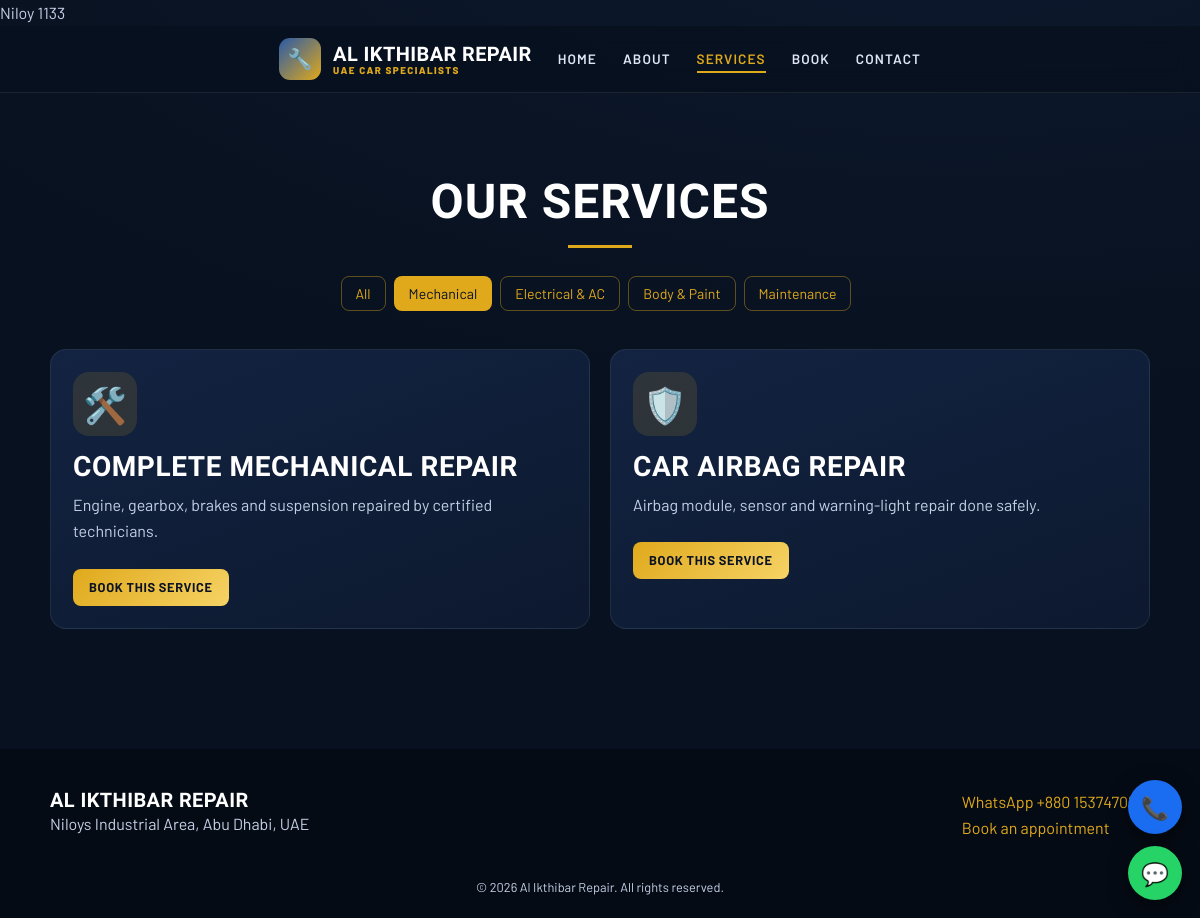
The app's page /services.php?cat=mechanical with its own data.
### tables this page shows
CREATE TABLE service_categories(id INT AUTO_INCREMENT PRIMARY KEY,name VARCHAR(100),slug VARCHAR(100) UNIQUE);

CREATE TABLE services(id INT AUTO_INCREMENT PRIMARY KEY,category_id INT,title VARCHAR(150),icon VARCHAR(10) DEFAULT '🔧',description TEXT,image_path VARCHAR(255),is_active TINYINT(1) DEFAULT 1,sort_order INT DEFAULT 0,FOREIGN KEY(category_id) REFERENCES service_categories(id) ON DELETE SET NULL);

### includes/functions.php (called while the page is built, shortened)
<?php
require __DIR__.'/../config/db.php';
function e($s){return htmlspecialchars((string)$s,ENT_QUOTES,'UTF-8');}
function q($sql,$p=[]){global $pdo;$s=$pdo->prepare($sql);$s->execute($p);return $s;}

### services.php (the view)
<?php $title='Services'; include 'includes/header.php';
$cats=q("SELECT * FROM service_categories")->fetchAll(); $c=$_GET['cat']??'';
$svc=q("SELECT s.*,c.slug FROM services s LEFT JOIN service_categories c ON c.id=s.category_id WHERE s.is_active=1".($c?" AND c.slug=?":"")." ORDER BY s.sort_order",$c?[$c]:[])->fetchAll(); ?>
<section class="sec wrap"><h2 class="c">Our services</h2><p class="c"><a class="chip <?=$c?'':'on'?>" href="services.php">All</a><?php foreach($cats as $k): ?><a class="chip <?=$c==$k['slug']?'on':''?>" href="?cat=<?=e($k['slug'])?>"><?=e($k['name'])?></a><?php endforeach ?></p>
<div class="grid"><?php foreach($svc as $s): ?><div class="card-s"><?php if($s['image_path']): ?><img src="<?=e($s['image_path'])?>" alt="<?=e($s['title'])?>"><?php else: ?><i><?=$s['icon']?></i><?php endif ?><h3><?=e($s['title'])?></h3><p><?=e($s['description'])?></p><a class="btn-g sm" href="book.php?service=<?=$s['id']?>">Book this service</a></div><?php endforeach; if(!$svc) echo '<p class="c">No services in this category yet.</p>'; ?></div></section>
<?php include 'includes/footer.php' ?>

### assets/style.css (style rules this page uses)
:root { --n:#08111f;--n2:#0e1b33;--n3:#16284a;--g:#e0a91c;--g2:#f6d365;--t:#c5d0e6 }
body { background:radial-gradient(1200px 500px at 80% -10%,#16284a55,transparent),var(--n);color:var(--t);font-family:Barlow,sans-serif;line-height:1.65 }
h1,h2,h3,.brand { font-family:'Barlow Condensed',sans-serif;text-transform:uppercase;font-weight:800;color:#fff;letter-spacing:.02em }
a { color:var(--g);text-decoration:none }
.wrap { max-width:1140px;margin:auto;padding:0 20px }
.c { text-align:center }
.btn-g,.btn-w { display:inline-block;font-weight:700;border:0;padding:13px 26px;border-radius:8px;text-transform:uppercase;letter-spacing:.05em;transition:.2s;cursor:pointer }
.btn-g { background:linear-gradient(135deg,var(--g),var(--g2));color:#0a1224 }
.sm { padding:8px 16px;font-size:.8rem;margin-top:8px }
.strip div,.glass,.card-s { background:linear-gradient(160deg,#16284acc,#0e1b33cc);border:1px solid #ffffff14;border-radius:16px;padding:22px }
.sec { padding:80px 20px }
h2 { font-size:clamp(2rem,4vw,3rem);margin-bottom:24px }
h2.c:after { content:'';display:block;width:64px;height:3px;background:var(--g);margin:14px auto 0 }
.grid { display:grid;grid-template-columns:repeat(auto-fit,minmax(260px,1fr));gap:20px;margin-top:34px }
.card-s { display:block;color:var(--t);transition:.25s;overflow:hidden }
.card-s i { font-style:normal;font-size:2.2rem;display:grid;place-items:center;width:64px;height:64px;border-radius:16px;background:#e0a91c22;margin-bottom:14px }
.chip { display:inline-block;border:1px solid #e0a91c66;color:var(--g);border-radius:8px;padding:5px 14px;margin:4px 8px 4px 0;font-size:.88rem }
.chip.on { background:var(--g);color:#0a1224 }

### records on screen
service_categories: name "Mechanical"
service_categories: name "Electrical & AC"
service_categories: name "Body & Paint"
service_categories: name "Maintenance"
services: icon "🛠️", title "COMPLETE MECHANICAL REPAIR", description "Engine, gearbox, brakes and suspension repaired by certified technicians."
services: icon "🛡️", title "CAR AIRBAG REPAIR", description "Airbag module, sensor and warning-light repair done safely."

### other values on screen
$l "HOME"
$l "ABOUT"
$l "SERVICES"
$l "BOOK"
$l "CONTACT"
